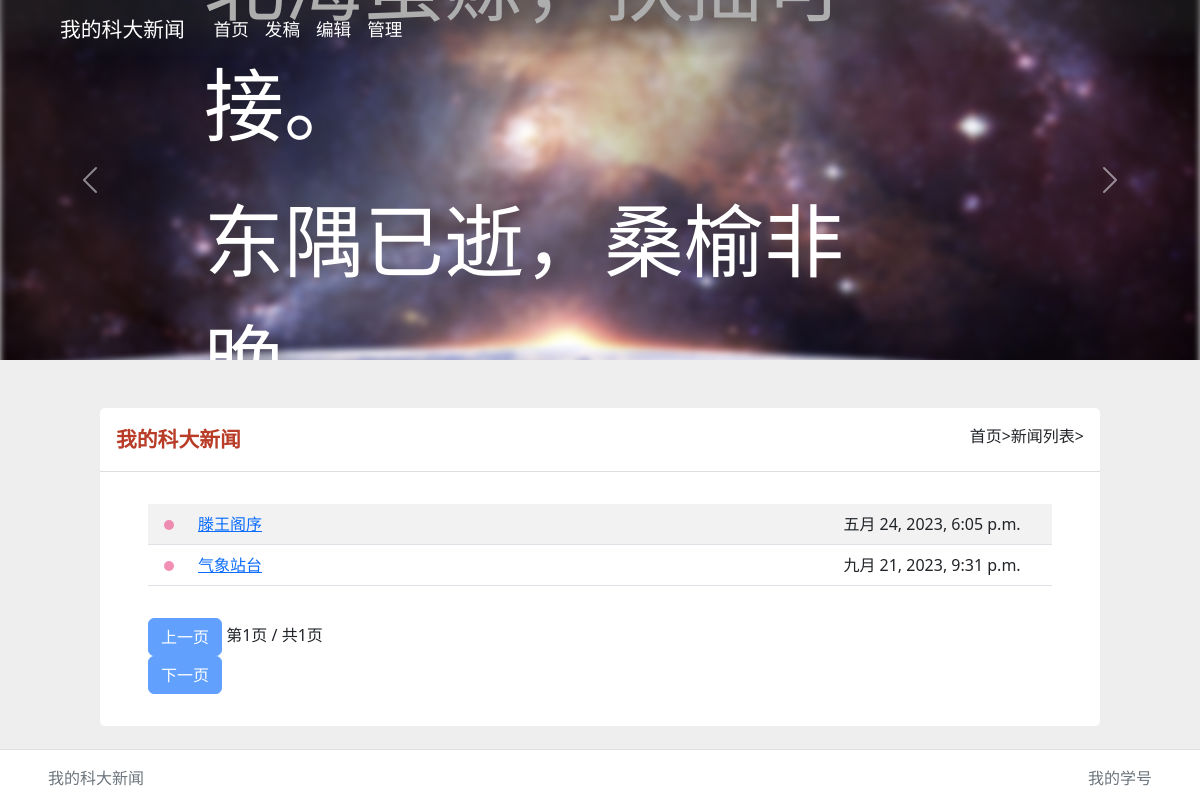
The app's page /getNewsList?page=1.10 with its own data.
### news/models.py (models this page shows, shortened)
class Passage(models.Model):
    passage_id = models.CharField(max_length=32, default='undefined', primary_key=True, editable=False)
    number = models.IntegerField(default=-1, auto_created=True)
    author = models.CharField(max_length=32, default='undefined')
    title: str = models.CharField(max_length=128)
    content = models.TextField()
    time = models.DateTimeField(auto_now=True)

### news/views.py (the view)
# urls.py: path('getNewsList', views.NewsView.get_news_list),
    @staticmethod
    def get_news_list(request: HttpRequest):
        if request.method in ('GET', ):
            try:
                page_policy = str(request.GET['page'])
                page, nums = map(int, page_policy.split('.'))
            except Exception:
                return HttpResponsePermanentRedirect(redirect_to='/getNewsList?page=1.10')
            else:
                total_news = models.Passage.objects.count()
                total_pages = -1 * (-1 * total_news // nums)
                if 0 < total_pages < page or page <= 0:
                    return HttpResponse('there is no such more news', status=404)
                else:
                    find_news = models.Passage.objects.filter(number__gte=(page-1)*nums+1, number__lte=page*nums)
                    return render(request, 'news-list-pages.html', {
                        'passages': find_news,
                        'previous_enable': page != 1,
                        'next_enable': page < total_pages,
                        'total_pages': total_pages,
                        'page': page,
                        'next_page_num': page if page >= total_pages else page+1,
                        'previous_page_num': 1 if page == 1 else page - 1,
                        'page_num': nums
                    })
        else:
            return HttpResponsePermanentRedirect(redirect_to='/getNewsList?page=1.10')

### news/templates/news-list-pages.html (shortened to what this page needs)
{% extends 'home-base.html' %}
{% block content %}
<div class="table-responsive table-hover col-lg-10 bg-white" style="padding: 0; border-radius: 5px;">
    <div style="display: flex; justify-content: space-between;border-bottom: 1px solid #aaa6;padding: 1em;">
        <span style="font-size: 1.3em; color: #b93c28; font-weight: bolder;">我的科大新闻</span>
        <span style="">首页>新闻列表></span>
    </div>
    <table id="dtable" class="table table-striped table-hover text-center" style="margin: 2em 3em;">
        <tbody id="passages-list">
        {% for passage in passages %}
            <tr>
                <td>
                    <div class="breath-light"></div>
                </td>
                <td><a href="/news/{{ passage.passage_id }}" class="tile-link">{{ passage.title }}</a></td>
                <td>{{ passage.time }}</td>
            </tr>
        {% endfor %}
        </tbody>
    </table>
    <div class="col-lg-3" style="align-self: start; margin: 2em 3em;">
        <button type="button" {% if not previous_enable %} disabled="disabled"
                style="cursor: not-allowed !important;" {% endif %} class="btn btn-primary" id="previous-passage"
                onclick="window.location.href='/getNewsList?page={{ previous_page_num }}.{{ page_num }}'">上一页
        </button>
        <p class="text-center no-margin" style="display: inline-block;align-self: center;margin: 0;">第<span
                id="page-number">{{ page }}</span>页 / 共<span id="total-pages">{{ total_pages }}</span>页</p>
        <button type="button" {% if not next_enable %} disabled="disabled"
                style="cursor: not-allowed !important;" {% endif %} class="btn btn-primary" id="next-passage"
                onclick="window.location.href='/getNewsList?page={{ next_page_num }}.{{ page_num }}'">下一页
        </button>
    </div>
</div>
{% endblock %}

### static/css/home-base.css (style rules this page uses)
html,body { background-color: #eee; width: 100%; }
html { height: 100%; }
body { min-height: 100%; }
#dtable { width: calc(100% - 6em); }
#passages-list tr td:nth-child(1) { width: calc(1em + 10px); padding-left: 1em; }
.breath-light { width: 10px; height: 10px; border-radius: 50%; background-color: #e69f; vertical-align: center; display: inline-block; margin: 0; }
#passages-list tr td:nth-child(2) { width: auto; text-align: left; padding-left: 1em; }
#passages-list tr td:nth-child(3) { width: 15em; white-space: nowrap; }
body { position: relative; }

### records on screen
Passage: title "滕王阁序", time "五月 24, 2023, 6:05 p.m."
Passage: title "气象站台", time "九月 21, 2023, 9:31 p.m."

### other values on screen
{{ page }} "1"
{{ total_pages }} "1"
